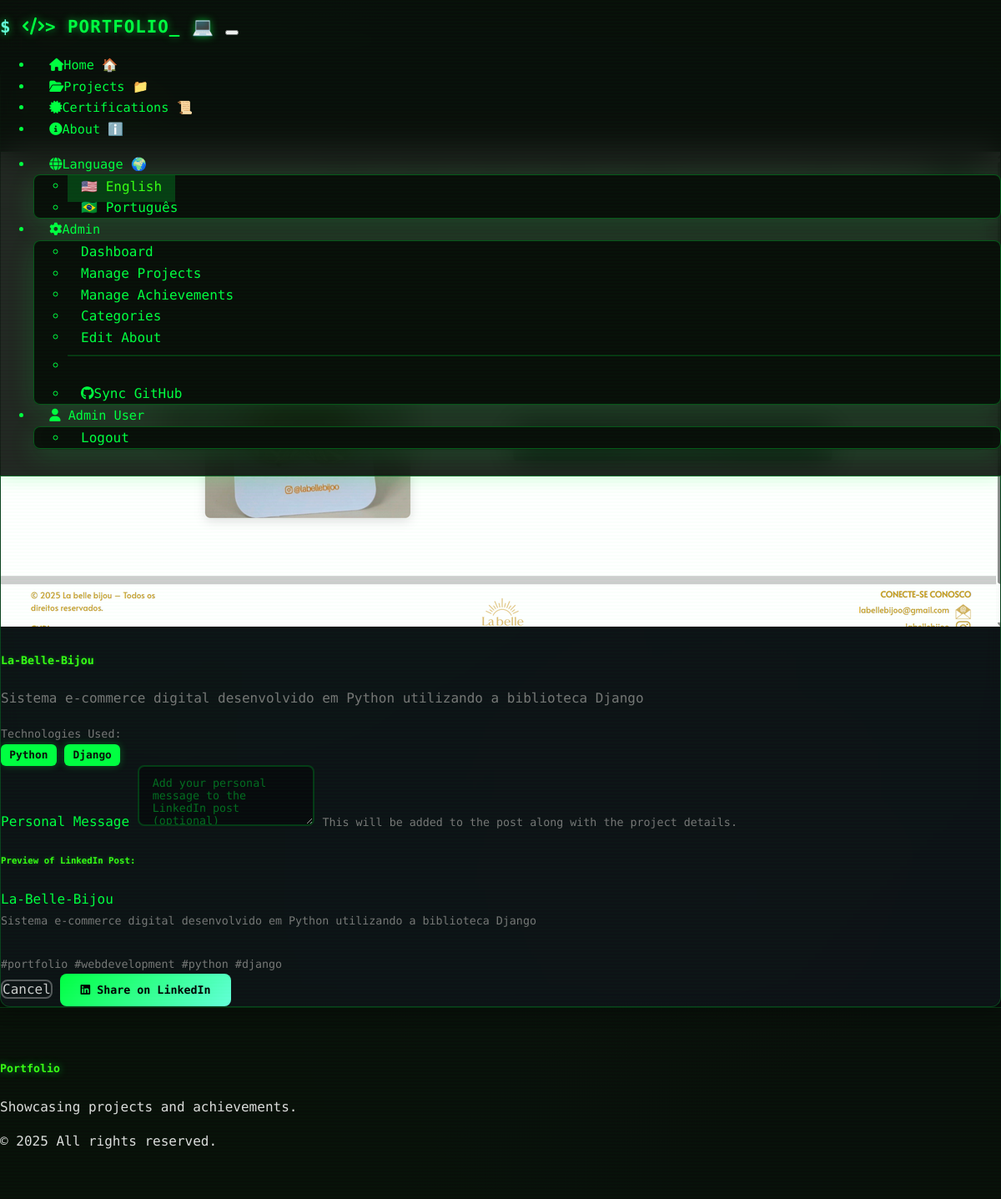
Page /project/1/share (signed in) on the committed database.
### models.py (models this page shows, shortened)
class User(UserMixin, db.Model):
    __tablename__ = 'users'
    id = db.Column(db.String, primary_key=True)
    email = db.Column(db.String, unique=True, nullable=True)
    password_hash = db.Column(db.String(256), nullable=True)  # For local auth
    first_name = db.Column(db.String, nullable=True)
    last_name = db.Column(db.String, nullable=True)
    profile_image_url = db.Column(db.String, nullable=True)
    is_admin = db.Column(db.Boolean, default=False)
    auth_type = db.Column(db.String(20), default='replit')  # 'replit' or 'local'
    created_at = db.Column(db.DateTime, default=datetime.now)
    updated_at = db.Column(db.DateTime, default=datetime.now, onupdate=datetime.now)
    comments = db.relationship('Comment', backref='author', lazy='dynamic')
    likes = db.relationship('Like', backref='user', lazy='dynamic')
    @property
    def display_name(self):
        if self.first_name and self.last_name:
            return f"{self.first_name} {self.last_name}"
        elif self.first_name:
            return self.first_name
        elif self.email:
            return self.email.split('@')[0]
        return "Anonymous User"

class Project(db.Model):
    __tablename__ = 'projects'
    id = db.Column(db.Integer, primary_key=True)
    title = db.Column(db.String(200), nullable=False)
    description = db.Column(db.Text, nullable=False)
    content = db.Column(db.Text)  # Detailed content/overview
    image_url = db.Column(db.String(500))
    deployed_url = db.Column(db.String(500))
    github_url = db.Column(db.String(500))
    technologies = db.Column(db.String(500))  # Comma-separated list
    is_published = db.Column(db.Boolean, default=False)
    is_featured = db.Column(db.Boolean, default=False)
    category_id = db.Column(db.Integer, db.ForeignKey('categories.id'))
    created_at = db.Column(db.DateTime, default=datetime.now)
    updated_at = db.Column(db.DateTime, default=datetime.now, onupdate=datetime.now)
    comments = db.relationship('Comment', backref='project', lazy='dynamic', cascade='all, delete-orphan')
    likes = db.relationship('Like', backref='project', lazy='dynamic', cascade='all, delete-orphan')
    @property
    def tech_list(self):
        if self.technologies:
            return [tech.strip() for tech in self.technologies.split(',')]
        return []

### routes.py (the view, shortened to what this page needs)
@app.route('/project/<int:id>/share', methods=['GET', 'POST'])
@login_required
def share_project(id):
    project = Project.query.get_or_404(id)
    if not project.is_published:
        flash('Project not available for sharing.', 'error')
        return redirect(url_for('projects'))
    form = ShareForm()
    return render_template('share_project.html', project=project, form=form)

### forms.py
class ShareForm(FlaskForm):
    message = TextAreaField('Personal Message', validators=[Optional(), Length(max=500)])

### app.py (called while the page is built)
@login_manager.user_loader
def load_user(user_id):
    return User.query.get(user_id)

### routes.py (called while the page is built)
@app.before_request
def make_session_permanent():
    session.permanent = True
    if 'language' not in session:
        session['language'] = 'en'

@app.context_processor
def inject_translations():
    def t(key):
        lang = session.get('language', 'en')
        return get_translation(key, lang)
    return dict(t=t, current_language=session.get('language', 'en'))

### translations.py (called while the page is built)
def get_translation(key, lang='en'):
    return translations.get(lang, {}).get(key, translations['en'].get(key, key))

### templates/share_project.html (shortened to what this page needs)
{% extends "base.html" %}
{% block content %}
<div class="container py-5">
    <div class="row justify-content-center">
        <div class="col-md-8">
            <div class="card shadow">
                <div class="card-header">
                    <h4 class="mb-0">{{ t('share_linkedin') }}</h4>
                </div>
                <div class="card-body">
                    <div class="row">
                        <div class="col-md-4">
                        </div>
                        <div class="col-md-8">
                            <h5>{{ project.title }}</h5>
                            <p class="text-muted">{{ project.description }}</p>
                            {% if project.technologies %}
                                <div class="mb-3">
                                    <small class="text-muted">{{ t('technologies_used') }}:</small>
                                    <div>
                                        {% for tech in project.tech_list %}
                                            <span class="badge bg-primary me-1">{{ tech }}</span>
                                        {% endfor %}
                                    </div>
                                </div>
                            {% endif %}
                            <form method="POST">
                                <div class="mb-3">
                                    {{ form.message.label(class="form-label") }}
                                    {{ form.message(class="form-control", rows="3",
                                         placeholder="Add your personal message to the LinkedIn post (optional)") }}
                                    <small class="form-text text-muted">
                                        This will be added to the post along with the project details.
                                    </small>
                                </div>
                                <div class="mb-3">
                                    <h6>Preview of LinkedIn Post:</h6>
                                    <div class="border rounded p-3 bg-light">
                                        <strong>{{ project.title }}</strong><br>
                                        <small class="text-muted">{{ project.description }}</small><br><br>
                                        <small class="text-muted">#portfolio #webdevelopment
                                            {% if project.technologies %}
                                                {% for tech in project.tech_list[:3] %}
                                                    #{{ tech.replace(' ', '').lower() }}
                                                {% endfor %}
                                            {% endif %}
                                        </small>
                                    </div>
                                </div>
                                <div class="d-grid gap-2 d-md-flex justify-content-md-end">
                                    <a href="{{ url_for('project_detail', id=project.id) }}"
                                       class="btn btn-outline-secondary me-md-2">{{ t('cancel') }}</a>
                                    <button type="submit" class="btn btn-primary">
                                        <i class="fab fa-linkedin"></i> {{ t('share_linkedin') }}
                                    </button>
                                </div>
                            </form>
                        </div>
                    </div>
                </div>
            </div>
        </div>
    </div>
</div>
{% endblock %}

### templates/base.html (shortened to what this page needs)
<!DOCTYPE html>
<html lang="{{ current_language }}" data-bs-theme="dark">
<head>
    <link href="https://cdn.replit.com/agent/bootstrap-agent-dark-theme.min.css" rel="stylesheet">
    <link rel="stylesheet" href="https://cdnjs.cloudflare.com/ajax/libs/font-awesome/6.4.0/css/all.min.css">
    <link rel="stylesheet" href="{{ url_for('static', filename='css/custom.css') }}">
</head>
<body class="{% block body_class %}{% endblock %}">
    <nav class="navbar navbar-expand-lg navbar-dark sticky-top">
        <div class="container">
            <a class="navbar-brand fw-bold glow-text" href="{{ url_for('index') }}">
                <i class="fas fa-code me-2"></i>&gt; PORTFOLIO_ 💻
            </a>
            <button class="navbar-toggler" type="button" data-bs-toggle="collapse" data-bs-target="#navbarNav">
            </button>
            <div class="collapse navbar-collapse" id="navbarNav">
                <ul class="navbar-nav me-auto">
                    <li class="nav-item">
                        <a class="nav-link" href="{{ url_for('index') }}">
                            <i class="fas fa-home me-1"></i>{{ t('nav_home') }} 🏠
                        </a>
                    </li>
                    <li class="nav-item">
                        <a class="nav-link" href="{{ url_for('projects') }}">
                            <i class="fas fa-folder-open me-1"></i>{{ t('nav_projects') }} 📁
                        </a>
                    </li>
                    <li class="nav-item">
                        <a class="nav-link" href="{{ url_for('achievements') }}">
                            <i class="fas fa-certificate me-1"></i>{{ t('nav_achievements') }} 📜
                        </a>
                    </li>
                    <li class="nav-item">
                        <a class="nav-link" href="{{ url_for('about') }}">
                            <i class="fas fa-info-circle me-1"></i>{{ t('nav_about') }} ℹ️
                        </a>
                    </li>
                </ul>
                <ul class="navbar-nav">
                    <li class="nav-item dropdown me-2">
                        <a class="nav-link dropdown-toggle" href="#" role="button" data-bs-toggle="dropdown">
                            <i class="fas fa-globe me-1"></i>{{ t('language') }} 🌍
                        </a>
                        <ul class="dropdown-menu">
                            <li><a class="dropdown-item{% if current_language == 'en' %} active{% endif %}"
                                   href="{{ url_for('set_language', language='en') }}">
                                🇺🇸 {{ t('english') }}
                            </a></li>
                            <li><a class="dropdown-item{% if current_language == 'pt' %} active{% endif %}"
                                   href="{{ url_for('set_language', language='pt') }}">
                                🇧🇷 {{ t('portuguese') }}
                            </a></li>
                        </ul>
                    </li>
                    {% if current_user.is_authenticated %}
                        {% if current_user.is_admin %}
                            <li class="nav-item dropdown">
                                <a class="nav-link dropdown-toggle" href="#" role="button" data-bs-toggle="dropdown">
                                    <i class="fas fa-cog me-1"></i>{{ t('nav_admin') }}
                                </a>
                                <ul class="dropdown-menu">
                                    <li><a class="dropdown-item" href="{{ url_for('admin_dashboard') }}">{{ t('admin_dashboard') }}</a></li>
                                    <li><a class="dropdown-item" href="{{ url_for('admin_projects') }}">{{ t('manage_projects') }}</a></li>
                                    <li><a class="dropdown-item" href="{{ url_for('admin_achievements') }}">{{ t('manage_achievements') }}</a></li>
                                    <li><a class="dropdown-item" href="{{ url_for('admin_categories') }}">{{ t('manage_categories') }}</a></li>
                                    <li><a class="dropdown-item" href="{{ url_for('admin_about_edit') }}">{{ t('edit_about') }}</a></li>
                                    <li><hr class="dropdown-divider"></li>
                                    <li><a class="dropdown-item" href="{{ url_for('admin_sync_github') }}">
                                        <i class="fab fa-github me-1"></i>{{ t('sync_github') }}
                                    </a></li>
                                </ul>
                            </li>
                        {% endif %}
                        <li class="nav-item dropdown">
                            <a class="nav-link dropdown-toggle" href="#" role="button" data-bs-toggle="dropdown">
                                {% if current_user.profile_image_url %}
                                    <img src="{{ current_user.profile_image_url }}" class="rounded-circle me-1" width="24" height="24" style="object-fit: cover;">
                                {% else %}
                                    <i class="fas fa-user me-1"></i>
                                {% endif %}
                                {{ current_user.display_name }}
                            </a>
                            <ul class="dropdown-menu">
                                <li><a class="dropdown-item" href="{{ url_for('logout') }}">{{ t('nav_logout') }}</a></li>
                            </ul>
                        </li>
                    {% endif %}
                </ul>
            </div>
        </div>
    </nav>
    <main>
        {% block content %}{% endblock %}
    </main>
    <footer class="bg-dark text-light py-4 mt-5">
        <div class="container">
            <div class="row">
                <div class="col-md-6">
                    <h5>Portfolio</h5>
                    <p class="mb-0">{{ t('portfolio_subtitle') }}</p>
                </div>
                <div class="col-md-6 text-md-end">
                    <p class="mb-0">&copy; 2025 {{ t('footer_rights') }}</p>
                </div>
            </div>
        </div>
    </footer>
</body>
</html>

### rows in the picture
User: first_name "Admin", display_name "Admin User"
Project: title "La-Belle-Bijou", description "Sistema e-commerce digital desenvolvido em Python utilizando a biblioteca Django"

### other values in the picture
{{ t('nav_home') }} "Home"
{{ t('nav_projects') }} "Projects"
{{ t('nav_achievements') }} "Certifications"
{{ t('nav_about') }} "About"
{{ t('language') }} "Language"
{{ t('english') }} "English"
{{ t('portuguese') }} "Português"
{{ t('admin_dashboard') }} "Dashboard"
{{ t('manage_projects') }} "Manage Projects"
{{ t('manage_achievements') }} "Manage Achievements"
{{ t('manage_categories') }} "Categories"
{{ t('edit_about') }} "Edit About"
{{ t('sync_github') }} "Sync GitHub"
{{ t('nav_logout') }} "Logout"
{{ t('technologies_used') }} "Technologies Used"
